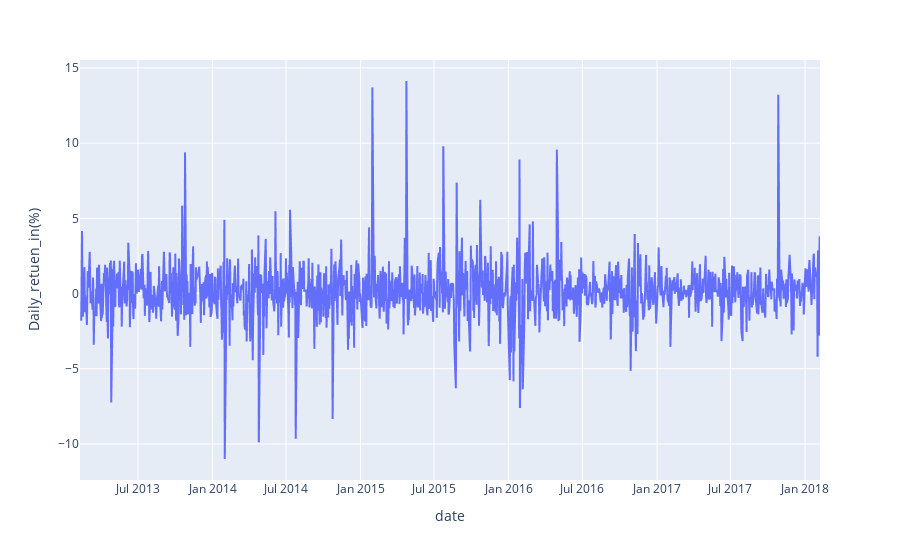

Here is the notebook cell this chart was saved with:
### Markdown cell above
***Analyse Closing price change in Amazon stock***

### Code cell
Amazon_data = pd.read_csv(r'D:\\\\python_analysis_project\\\\Time_Series_Project_Stock_Market_Case\\\\Dataset\\\\AMZN_data.csv')
Amazon_data['Daily_retuen_in(%)'] = Amazon_data['close'].pct_change() * 100
px.line(Amazon_data ,x ="date", y ="Daily_retuen_in(%)")

### Figure 1 — Plotly figure (JSON) as saved in the notebook; plotly's stock layout.template omitted (floating-point values rounded to 4 significant figures; data arrays with more than 128 entries replaced by an {"elided": "..."} marker saying what was removed)
{"data": [{"hovertemplate": "date=%{x}<br>Daily_retuen_in(%)=%{y}<extra></extra>", "legendgroup": "", "line": {"color": "#636efa", "dash": "solid"}, "marker": {"symbol": "circle"}, "mode": "lines", "name": "", "showlegend": false, "type": "scattergl", "x": {"elided": "1259 str values"}, "xaxis": "x", "y": {"elided": "1259 float values"}, "yaxis": "y"}], "layout": {"legend": {"tracegroupgap": 0}, "margin": {"t": 60}, "xaxis": {"anchor": "y", "domain": [0, 1], "title": {"text": "date"}}, "yaxis": {"anchor": "x", "domain": [0, 1], "title": {"text": "Daily_retuen_in(%)"}}}}
